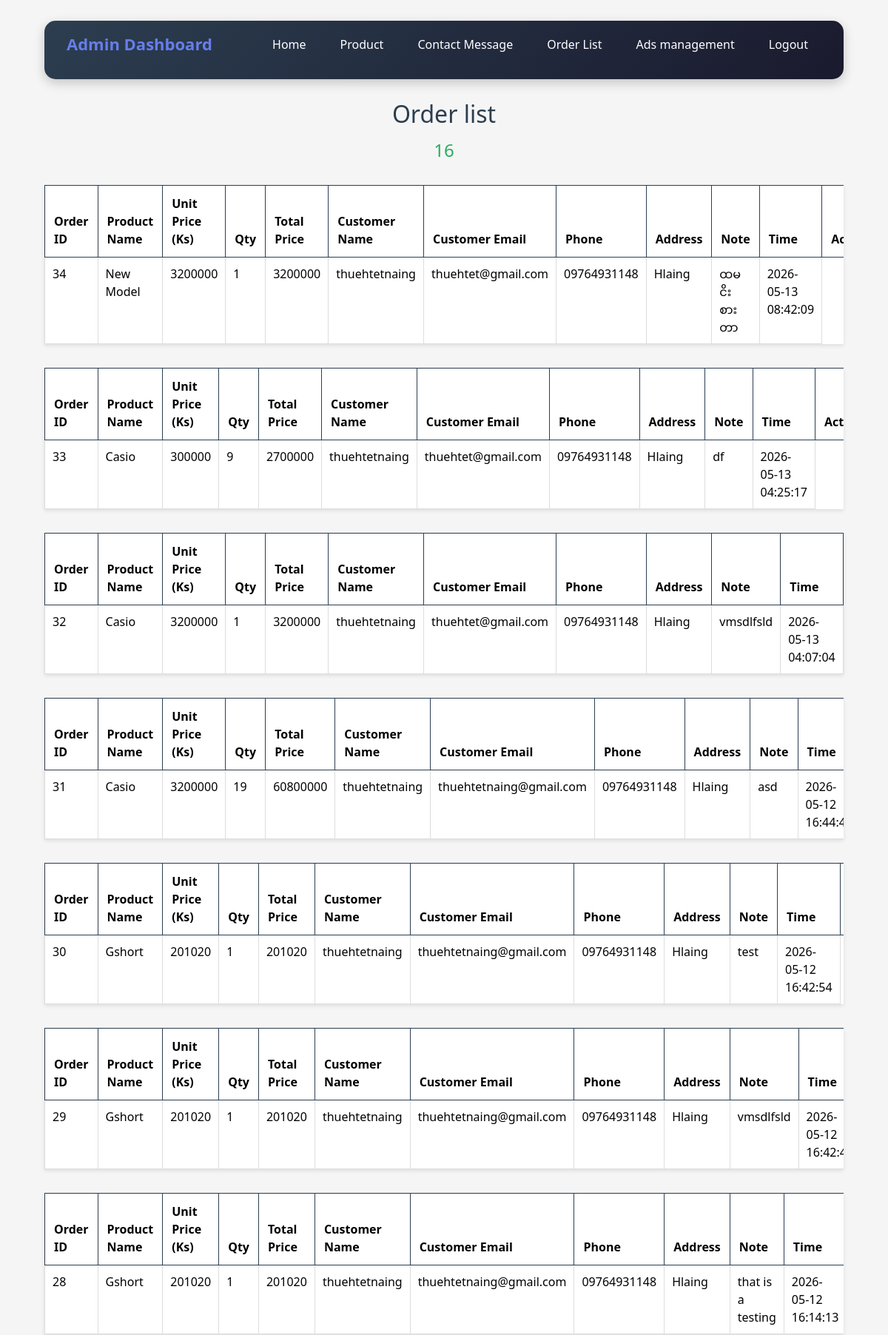
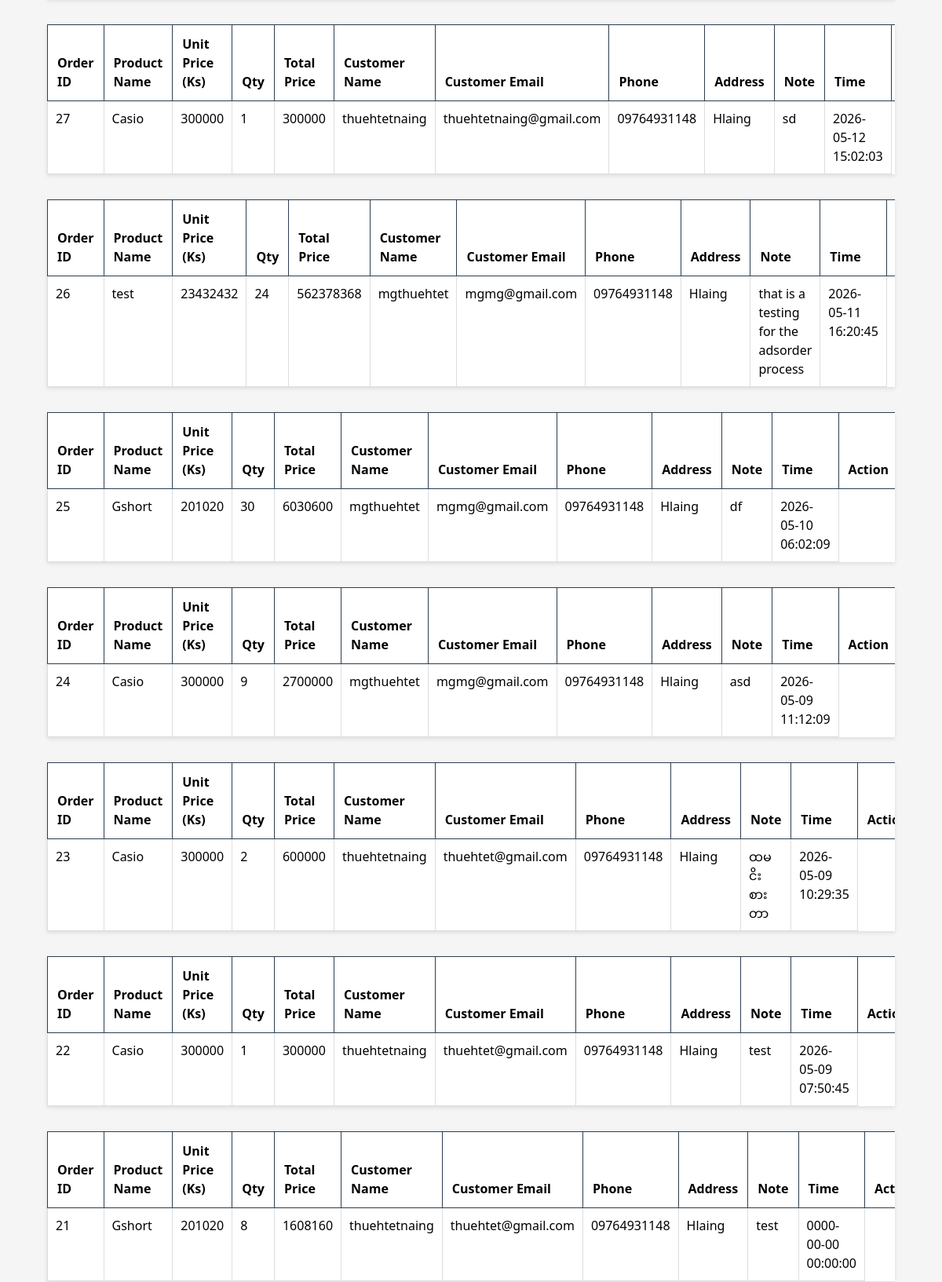
/admin/orderlist.php (signed in, upper part), run on the app's committed database (2 pictures, top to bottom).
### tables this page shows
CREATE TABLE `orders` (
  `orderid` int(11) NOT NULL,
  `name` text NOT NULL,
  `unitprice` int(11) NOT NULL,
  `qty` int(11) NOT NULL,
  `totalprice` int(11) NOT NULL,
  `cusname` text NOT NULL,
  `useremail` text NOT NULL,
  `phone` text NOT NULL,
  `address` text NOT NULL,
  `note` text NOT NULL,
  `time` timestamp NOT NULL DEFAULT current_timestamp()
);

### admin/orderlist.php (the view, shortened to what this page needs)
<?php
include("connection.php");
 $query = "SELECT * from orders order by orderid desc";
 $result = mysqli_query($connection, $query);
 $ordercount = mysqli_num_rows($result);
?>
<!DOCTYPE html>
<html lang="en">
<head>
    <link rel="stylesheet" href="../css/bootstrap.min.css">
    <link rel="stylesheet" href="adminstyle.css">
</head>
<body>
        <div class="navbar">
        <nav>
            <p> Admin Dashboard</p>
            <ul>
                <li><a href="adminhome.php"> Home</a></li>
                <li><a href="products.php">Product</a></li>
                <li><a href="contactmessage.php">Contact Message</a></li>
                <li><a href="orderlist.php"> Order List</a></li>
                <li><a href="ads.php">
                    Ads management
                </a></li>
                <li><a href="logout.php"> Logout</a></li>
            </ul>
        </nav>
    </div>
    <h1>Order list</h1>
    <h2><?php echo $ordercount ?></h2>
    <?php while ($row = mysqli_fetch_array($result)) { ?>
         <table class="table">
            <thead>
                <tr>
                    <th scope="col"> Order ID </th>
                    <th scope="col">Product Name</th>
                    <th scope="col">Unit Price (Ks)</th>
                    <th scope="col">Qty</th>
                    <th scope="col">Total Price</th>
                    <th scope="col">Customer Name</th>
                    <th scope="col">Customer Email</th>
                    <th scope="col">Phone</th>
                    <th scope="col">Address</th>
                    <th scope="col">Note</th>
                    <th scope="col">Time</th>
                    <th scope="col">Action</th>
                </tr>
            </thead>
            <tbody>
                    <tr>
                        <td><?php echo $row['orderid'] ?></td>
                        <td><?php echo $row['name'] ?></td>
                        <td><?php echo $row['unitprice'] ?></td>
                        <td><?php echo $row['qty'] ?></td>
                        <td><?php echo $row['totalprice'] ?></td>
                        <td><?php echo $row['cusname'] ?></td>
                        <td><?php echo $row['useremail'] ?></td>
                        <td><?php echo $row['phone'] ?></td>
                        <td><?php echo $row['address'] ?></td>
                        <td><?php echo $row['note'] ?></td>
                        <td><?php echo $row['time'] ?></td>
                    </tr>
            </tbody>
        </table>
        <?php } ?>
</body>
</html>

### admin/adminstyle.css (style rules this page uses)
* { margin: 0; padding: 0; box-sizing: border-box; }
body { font-family: 'Segoe UI', Tahoma, Geneva, Verdana, sans-serif; background: #f5f5f5; }
nav { background: linear-gradient(135deg, #2c3e50 0%, #1a1a2e 100%); width: 90%; max-width: 1200px; height: auto; display: flex; justify-content: space-between; align-items: center; flex-wrap: wrap; border-radius: 15px; padding: 15px 30px; margin: 20px auto; box-shadow: 0 5px 15px rgba(0, 0, 0, 0.2); }
nav ul { display: flex; list-style: none; flex-wrap: wrap; align-items: center; gap: 10px; }
nav ul li { margin: 0; }
nav ul li a { text-decoration: none; color: white; padding: 10px 18px; border-radius: 8px; transition: all 0.3s ease; }
.navbar { display: flex; align-items: center; justify-content: center; }
nav p { font-size: 22px; font-weight: bold; color: #667eea; }

### admin/orderlist.php (style rules this page uses)
h1 { text-align: center; color: #2c3e50; margin-bottom: 1rem; font-size: 2rem; }
h2 { text-align: center; color: #27ae60; margin-bottom: 2rem; font-size: 1.5rem; }
.table { width: 90%; margin: 0 auto 2rem auto; background: white; border-collapse: collapse; box-shadow: 0 2px 5px rgba(0,0,0,0.1); overflow-x: auto; display: block; flex-wrap: wrap; }
.table thead { background: #34495e; color: white; }
.table thead th { padding: 12px; text-align: left; font-weight: bold; border: 1px solid #2c3e50; }
.table tbody td { padding: 10px; border: 1px solid #ddd; text-align: left; }

### data on the page
orders: orderid "34", name "New Model", unitprice "3200000", qty "1", totalprice "3200000", cusname "thuehtetnaing", useremail "thuehtet@gmail.com", phone "09764931148", address "Hlaing", note "ထမငိး စားတာ", time "2026-05-13 08:42:09"
orders: orderid "33", name "Casio", unitprice "300000", qty "9", totalprice "2700000", cusname "thuehtetnaing", useremail "thuehtet@gmail.com", phone "09764931148", address "Hlaing", note "df", time "2026-05-13 04:25:17"
orders: orderid "32", name "Casio", unitprice "3200000", qty "1", totalprice "3200000", cusname "thuehtetnaing", useremail "thuehtet@gmail.com", phone "09764931148", address "Hlaing", note "vmsdlfsld", time "2026-05-13 04:07:04"
orders: orderid "31", name "Casio", unitprice "3200000", qty "19", totalprice "60800000", cusname "thuehtetnaing", useremail "thuehtetnaing@gmail.com", phone "09764931148", address "Hlaing", note "asd", time "2026-05-12…"
orders: orderid "30", name "Gshort", unitprice "201020", qty "1", totalprice "201020", cusname "thuehtetnaing", useremail "thuehtetnaing@gmail.com", phone "09764931148", address "Hlaing", note "test", time "2026-05-12 16:42:54"
orders: orderid "29", name "Gshort", unitprice "201020", qty "1", totalprice "201020", cusname "thuehtetnaing", useremail "thuehtetnaing@gmail.com", phone "09764931148", address "Hlaing", note "vmsdlfsld", time "2026-05-12…"
orders: orderid "28", name "Gshort", unitprice "201020", qty "1", totalprice "201020", cusname "thuehtetnaing", useremail "thuehtetnaing@gmail.com", phone "09764931148", address "Hlaing", note "that is a testing", time "2026-05-12 16:14:13"
orders: orderid "27", name "Casio", unitprice "300000", qty "1", totalprice "300000", cusname "thuehtetnaing", useremail "thuehtetnaing@gmail.com", phone "09764931148", address "Hlaing", note "sd", time "2026-05-12 15:02:03"
orders: orderid "26", name "test", unitprice "23432432", qty "24", totalprice "562378368", cusname "mgthuehtet", useremail "mgmg@gmail.com", phone "09764931148", address "Hlaing", note "that is a testing for the adsorder process", time "2026-05-11 16:20:45"
orders: orderid "25", name "Gshort", unitprice "201020", qty "30", totalprice "6030600", cusname "mgthuehtet", useremail "mgmg@gmail.com", phone "09764931148", address "Hlaing", note "df", time "2026-05-10 06:02:09"
orders: orderid "24", name "Casio", unitprice "300000", qty "9", totalprice "2700000", cusname "mgthuehtet", useremail "mgmg@gmail.com", phone "09764931148", address "Hlaing", note "asd", time "2026-05-09 11:12:09"
orders: orderid "23", name "Casio", unitprice "300000", qty "2", totalprice "600000", cusname "thuehtetnaing", useremail "thuehtet@gmail.com", phone "09764931148", address "Hlaing", note "ထမငိး စားတာ", time "2026-05-09 10:29:35"
orders: orderid "22", name "Casio", unitprice "300000", qty "1", totalprice "300000", cusname "thuehtetnaing", useremail "thuehtet@gmail.com", phone "09764931148", address "Hlaing", note "test", time "2026-05-09 07:50:45"
orders: orderid "21", name "Gshort", unitprice "201020", qty "8", totalprice "1608160", cusname "thuehtetnaing", useremail "thuehtet@gmail.com", phone "09764931148", address "Hlaing", note "test", time "0000-00-00 00:00:00"

### other printed values
$ordercount "16"
